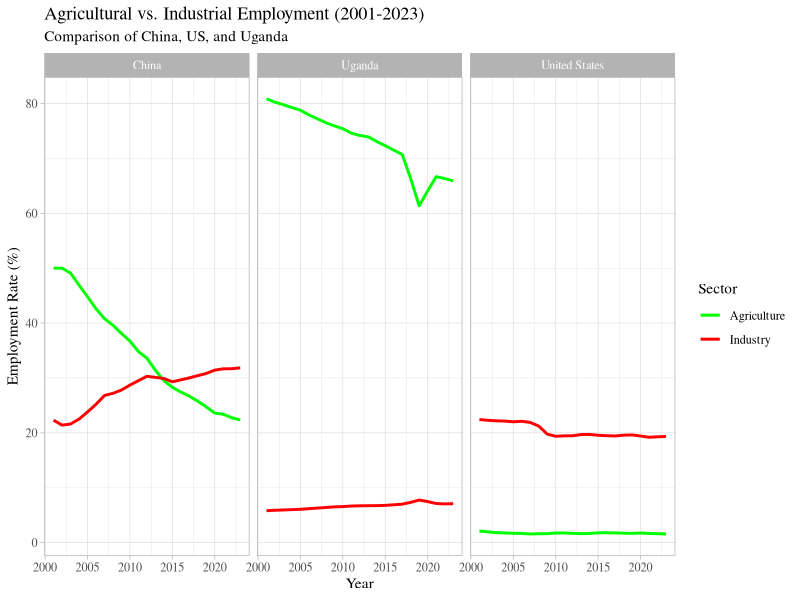
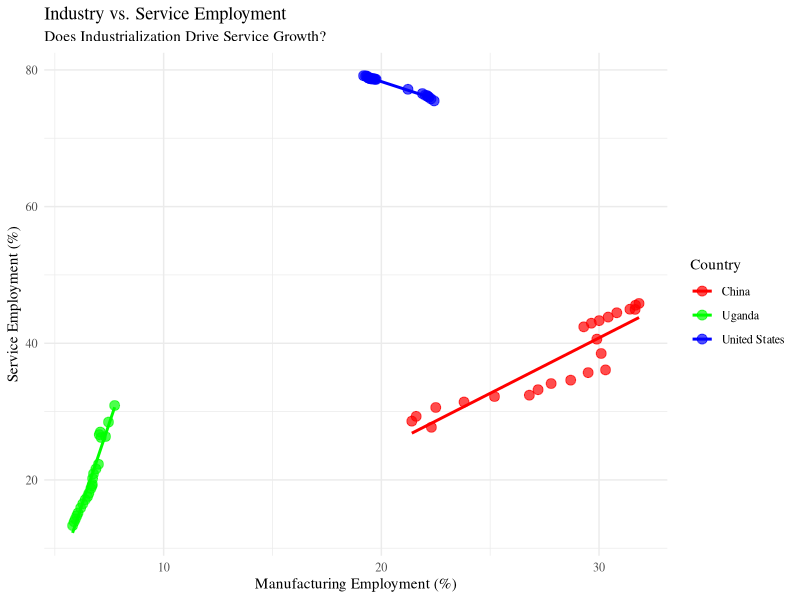
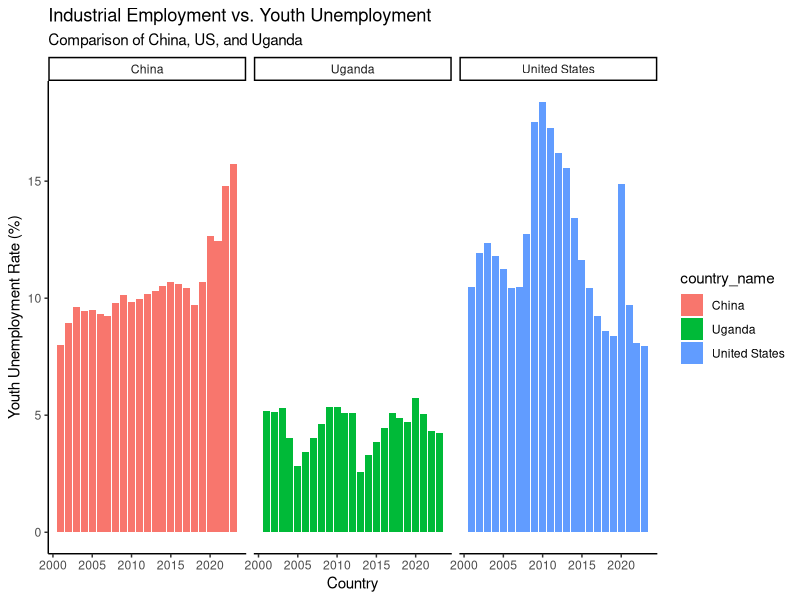
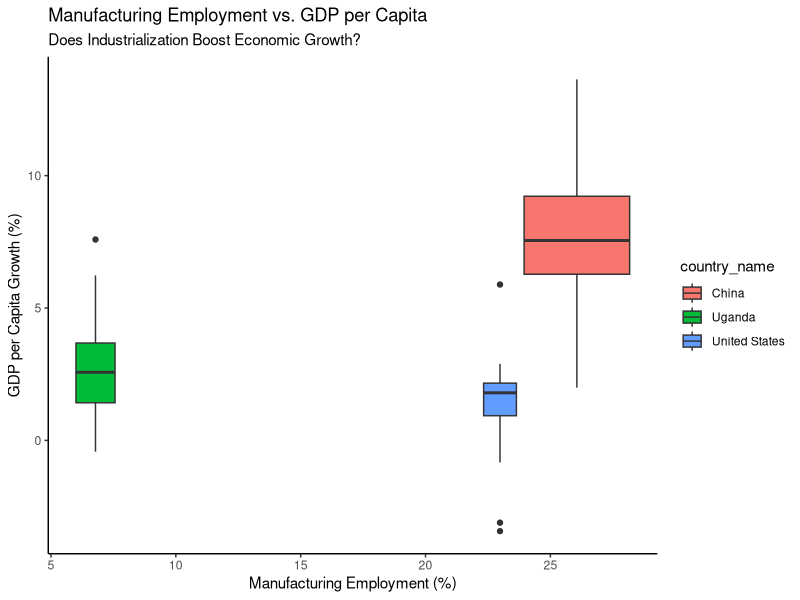

Write R code to recreate these figures, in order.
## ---- chunk 1
# install.packages(c("readxl", "writexl")

library(readxl)
library(writexl)
library(tidyverse)

## ---- chunk 2
data_available_clean <- read_excel("data/available_data.xlsx")

## ---- chunk 3

ggplot(data_available_clean, aes(x = year)) +
  geom_line(aes(y = empl_agri, color = "Agriculture"), size = 1) +
  geom_line(aes(y = empl_industry, color = "Industry"), size = 1) +
  facet_wrap(~ country_name) +
  scale_color_manual(values = c("Agriculture" = "green", "Industry" = "red")) +
  labs(
    title = "Agricultural vs. Industrial Employment (2001-2023)",
    subtitle = "Comparison of China, US, and Uganda",
    x = "Year", 
    y = "Employment Rate (%)", 
    color = "Sector"
       ) +
  theme_light() +
    theme(
    text = element_text(family = "serif")
  )

## ---- chunk 4
ggplot(data_available_clean, aes(x = empl_industry, y = empl_services, color = country_name)) +
  geom_point(size = 3, alpha = 0.7) +
  geom_smooth(method = "lm", se = FALSE) +
  scale_color_manual(values = c("China" = "red", "United States" = "blue", "Uganda" = "green")) +
  labs(
    title = "Industry vs. Service Employment",
    subtitle = "Does Industrialization Drive Service Growth?",
    x = "Manufacturing Employment (%)",
    y = "Service Employment (%)",
    color = "Country"
    ) +
  theme_minimal() +
    theme(
    text = element_text(family = "serif"),
  )


## ---- chunk 5
ggplot(data_available_clean, aes(x = year, y = unemp_youth_total_milo, fill = country_name)) +
  geom_col() +
  # scale_fill_manual(values = c("China" = "blue", "United States" = "red", "Uganda" = "green")) +
  # coord_flip() +
  labs(title = "Industrial Employment vs. Youth Unemployment",
       subtitle = "Comparison of China, US, and Uganda",
       x = "Country", 
       y = "Youth Unemployment Rate (%)") +
  theme_classic() +
  facet_wrap(~ country_name)


## ---- chunk 6

ggplot(data_available_clean, aes(x = empl_industry, y = gdp_percap_growth, fill = country_name)) +
  geom_boxplot() +
  # geom_smooth(method = "lm", se = FALSE) +
  scale_color_manual(values = c("China" = "red", "United States" = "blue", "Uganda" = "green")) +
  labs(title = "Manufacturing Employment vs. GDP per Capita",
       subtitle = "Does Industrialization Boost Economic Growth?",
       x = "Manufacturing Employment (%)",
       y = "GDP per Capita Growth (%)",
       color = "Country", shape = "Country") +
  theme_classic() 

## ---- chunk 7
# Read Original File and Assign it to "data" 

data <- read_excel("data/0_OriginData_World_Development_Indicators.xlsx")

# Pivot longer to convert year columns into a "Year" column

data_long <- data |>
  pivot_longer(
    cols = starts_with("20"), 
    # Select all year columns (2001-2023)
    names_to = "Year",          
    # Move column names to "Year"
    values_to = "Value"
    # Store data values in "Value"
    )        

# Drop NAs contained by these cols

data_long <- data_long |>
  drop_na(`Country Name`, `Country Code`, `Series Code`, `Series Name`)

# Convert Year column to numeric

data_long$Year <- as.numeric(str_extract(data_long$Year, "\\d+"))

# Pivot wider to make Series Name values into separate columns

data_clean <- data_long |>
  select(-"Series Code") |>
  # delete the "Series Code" column
  pivot_wider(names_from = "Series Name", 
              values_from = "Value")

## ---- chunk 8
# Save the data as an Excel file

# write_xlsx(data_clean, "data/1_world_bank_data_clean.xlsx")

## ---- chunk 9
#| code-fold: show

# Define short names for selected variables
data_available <- data_clean %>%
  select(
    country_name                = `Country Name`,
    country_code                = `Country Code`,
    year                        = `Year`,
    changes_inventories         = `Changes in inventories (constant LCU)`,
    cfw_female                  = `Contributing family workers, female (% of female employment) (modeled ILO estimate)`,
    cfw_male                    = `Contributing family workers, male (% of male employment) (modeled ILO estimate)`,
    cfw_total                   = `Contributing family workers, total (% of total employment) (modeled ILO estimate)`,
    employers_female            = `Employers, female (% of female employment) (modeled ILO estimate)`,
    employers_male              = `Employers, male (% of male employment) (modeled ILO estimate)`,
    employers_total             = `Employers, total (% of total employment) (modeled ILO estimate)`,
    empl_agri                 = `Employment in agriculture (% of total employment) (modeled ILO estimate)`,
    empl_agri_female          = `Employment in agriculture, female (% of female employment) (modeled ILO estimate)`,
    empl_agri_male            = `Employment in agriculture, male (% of male employment) (modeled ILO estimate)`,
    empl_industry             = `Employment in industry (% of total employment) (modeled ILO estimate)`,
    empl_industry_female      = `Employment in industry, female (% of female employment) (modeled ILO estimate)`,
    empl_industry_male        = `Employment in industry, male (% of male employment) (modeled ILO estimate)`,
    empl_services             = `Employment in services (% of total employment) (modeled ILO estimate)`,
    empl_services_female      = `Employment in services, female (% of female employment) (modeled ILO estimate)`,
    empl_services_male        = `Employment in services, male (% of male employment) (modeled ILO estimate)`,
    emp_pop_15plus_female_milo  = `Employment to population ratio, 15+, female (%) (modeled ILO estimate)`,
    emp_pop_15plus_female_nat   = `Employment to population ratio, 15+, female (%) (national estimate)`,
    emp_pop_15plus_male_milo    = `Employment to population ratio, 15+, male (%) (modeled ILO estimate)`,
    emp_pop_15plus_male_nat     = `Employment to population ratio, 15+, male (%) (national estimate)`,
    emp_pop_15plus_total_milo   = `Employment to population ratio, 15+, total (%) (modeled ILO estimate)`,
    emp_pop_15plus_total_nat    = `Employment to population ratio, 15+, total (%) (national estimate)`,
    emp_pop_15_24_female_milo   = `Employment to population ratio, ages 15-24, female (%) (modeled ILO estimate)`,
    emp_pop_15_24_female_nat    = `Employment to population ratio, ages 15-24, female (%) (national estimate)`,
    emp_pop_15_24_male_milo     = `Employment to population ratio, ages 15-24, male (%) (modeled ILO estimate)`,
    emp_pop_15_24_male_nat      = `Employment to population ratio, ages 15-24, male (%) (national estimate)`,
    emp_pop_15_24_total_milo    = `Employment to population ratio, ages 15-24, total (%) (modeled ILO estimate)`,
    emp_pop_15_24_total_nat     = `Employment to population ratio, ages 15-24, total (%) (national estimate)`,
    exports_growth              = `Exports of goods and services (annual % growth)`,
    exports_const               = `Exports of goods and services (constant LCU)`,
    final_cons_growth           = `Final consumption expenditure (annual % growth)`,
    final_cons_const            = `Final consumption expenditure (constant LCU)`,
    gdp_const                   = `GDP (constant LCU)`,
    gdp_growth                  = `GDP growth (annual %)`,
    gdp_percap_const            = `GDP per capita (constant LCU)`,
    gdp_percap_growth           = `GDP per capita growth (annual %)`,
    gdp_per_person_employed     = `GDP per person employed (constant 2021 PPP $)`,
    gov_final_cons_growth       = `General government final consumption expenditure (annual % growth)`,
    gov_final_cons_const        = `General government final consumption expenditure (constant LCU)`,
    gni_const                   = `GNI (constant LCU)`,
    gni_growth                  = `GNI growth (annual %)`,
    gni_percap_const            = `GNI per capita (constant LCU)`,
    gni_percap_growth           = `GNI per capita growth (annual %)`,
    gov_exp_edu_pct_gdp         = `Government expenditure on education, total (% of GDP)`,
    gov_exp_edu_pct_gov         = `Government expenditure on education, total (% of government expenditure)`,
    gross_capital_growth        = `Gross capital formation (annual % growth)`,
    gross_capital_const         = `Gross capital formation (constant LCU)`,
    gross_fixed_capital_growth  = `Gross fixed capital formation (annual % growth)`,
    gross_fixed_capital_const   = `Gross fixed capital formation (constant LCU)`,
    gross_national_expenditure  = `Gross national expenditure (constant LCU)`,
    households_cons_growth      = `Households and NPISHs Final consumption expenditure (annual % growth)`,
    households_cons_const       = `Households and NPISHs Final consumption expenditure (constant LCU)`,
    households_cons_percap_growth = `Households and NPISHs Final consumption expenditure per capita growth (annual %)`,
    imports_growth              = `Imports of goods and services (annual % growth)`,
    imports_const               = `Imports of goods and services (constant LCU)`,
    lfpr_15_24_female_milo      = `Labor force participation rate for ages 15-24, female (%) (modeled ILO estimate)`,
    lfpr_15_24_female_nat       = `Labor force participation rate for ages 15-24, female (%) (national estimate)`,
    lfpr_15_24_male_milo        = `Labor force participation rate for ages 15-24, male (%) (modeled ILO estimate)`,
    lfpr_15_24_male_nat         = `Labor force participation rate for ages 15-24, male (%) (national estimate)`,
    lfpr_15_24_total_milo       = `Labor force participation rate for ages 15-24, total (%) (modeled ILO estimate)`,
    lfpr_15_24_total_nat        = `Labor force participation rate for ages 15-24, total (%) (national estimate)`,
    lfpr_female_15plus_milo      = `Labor force participation rate, female (% of female population ages 15+) (modeled ILO estimate)`,
    lfpr_female_15plus_nat       = `Labor force participation rate, female (% of female population ages 15+) (national estimate)`,
    lfpr_female_15_64_milo       = `Labor force participation rate, female (% of female population ages 15-64) (modeled ILO estimate)`,
    lfpr_male_15plus_milo        = `Labor force participation rate, male (% of male population ages 15+) (modeled ILO estimate)`,
    lfpr_male_15plus_nat         = `Labor force participation rate, male (% of male population ages 15+) (national estimate)`,
    lfpr_male_15_64_milo         = `Labor force participation rate, male (% of male population ages 15-64) (modeled ILO estimate)`,
    lfpr_total_15plus_milo       = `Labor force participation rate, total (% of total population ages 15+) (modeled ILO estimate)`,
    lfpr_total_15plus_nat        = `Labor force participation rate, total (% of total population ages 15+) (national estimate)`,
    lfpr_total_15_64_milo        = `Labor force participation rate, total (% of total population ages 15-64) (modeled ILO estimate)`,
    lf_adv_edu_total            = `Labor force with advanced education (% of total working-age population with advanced education)`,
    lf_adv_edu_female           = `Labor force with advanced education, female (% of female working-age population with advanced education)`,
    lf_adv_edu_male             = `Labor force with advanced education, male (% of male working-age population with advanced education)`,
    lf_basic_edu_total          = `Labor force with basic education (% of total working-age population with basic education)`,
    lf_basic_edu_female         = `Labor force with basic education, female (% of female working-age population with basic education)`,
    lf_basic_edu_male           = `Labor force with basic education, male (% of male working-age population with basic education)`,
    lf_intermediate_edu_total   = `Labor force with intermediate education (% of total working-age population with intermediate education)`,
    lf_intermediate_edu_female  = `Labor force with intermediate education, female (% of female working-age population with intermediate education)`,
    lf_intermediate_edu_male    = `Labor force with intermediate education, male (% of male working-age population with intermediate education)`,
    labor_female_pct            = `Labor force, female (% of total labor force)`,
    labor_total                 = `Labor force, total`,
    part_time_female            = `Part time employment, female (% of total female employment)`,
    part_time_male              = `Part time employment, male (% of total male employment)`,
    part_time_total             = `Part time employment, total (% of total employment)`,
    ratio_lfpr_female_male_milo = `Ratio of female to male labor force participation rate (%) (modeled ILO estimate)`,
    ratio_lfpr_female_male_nat  = `Ratio of female to male labor force participation rate (%) (national estimate)`,
    self_employed_female        = `Self-employed, female (% of female employment) (modeled ILO estimate)`,
    self_employed_male          = `Self-employed, male (% of male employment) (modeled ILO estimate)`,
    self_employed_total         = `Self-employed, total (% of total employment) (modeled ILO estimate)`,
    youth_not_in_edu_female     = `Share of youth not in education, employment or training, female (% of female youth population)`,
    youth_not_in_edu_male       = `Share of youth not in education, employment or training, male (% of male youth population)`,
    youth_not_in_edu_total      = `Share of youth not in education, employment or training, total (% of youth population)`,
    unemp_adv_edu_total         = `Unemployment with advanced education (% of total labor force with advanced education)`,
    unemp_adv_edu_female        = `Unemployment with advanced education, female (% of female labor force with advanced education)`,
    unemp_adv_edu_male          = `Unemployment with advanced education, male (% of male labor force with advanced education)`,
    unemp_basic_edu_total       = `Unemployment with basic education (% of total labor force with basic education)`,
    unemp_basic_edu_female      = `Unemployment with basic education, female (% of female labor force with basic education)`,
    unemp_basic_edu_male        = `Unemployment with basic education, male (% of male labor force with basic education)`,
    unemp_inter_edu_total       = `Unemployment with intermediate education (% of total labor force with intermediate education)`,
    unemp_inter_edu_female      = `Unemployment with intermediate education, female (% of female labor force with intermediate education)`,
    unemp_inter_edu_male        = `Unemployment with intermediate education, male (% of male labor force with intermediate education)`,
    unemp_female_milo           = `Unemployment, female (% of female labor force) (modeled ILO estimate)`,
    unemp_female_nat            = `Unemployment, female (% of female labor force) (national estimate)`,
    unemp_male_milo             = `Unemployment, male (% of male labor force) (modeled ILO estimate)`,
    unemp_male_nat              = `Unemployment, male (% of male labor force) (national estimate)`,
    unemp_total_milo            = `Unemployment, total (% of total labor force) (modeled ILO estimate)`,
    unemp_total_nat             = `Unemployment, total (% of total labor force) (national estimate)`,
    unemp_youth_female_milo     = `Unemployment, youth female (% of female labor force ages 15-24) (modeled ILO estimate)`,
    unemp_youth_female_nat      = `Unemployment, youth female (% of female labor force ages 15-24) (national estimate)`,
    unemp_youth_male_milo       = `Unemployment, youth male (% of male labor force ages 15-24) (modeled ILO estimate)`,
    unemp_youth_male_nat        = `Unemployment, youth male (% of male labor force ages 15-24) (national estimate)`,
    unemp_youth_total_milo      = `Unemployment, youth total (% of total labor force ages 15-24) (modeled ILO estimate)`,
    unemp_youth_total_nat       = `Unemployment, youth total (% of total labor force ages 15-24) (national estimate)`,
    vulnerable_emp_female       = `Vulnerable employment, female (% of female employment) (modeled ILO estimate)`,
    vulnerable_emp_male         = `Vulnerable employment, male (% of male employment) (modeled ILO estimate)`,
    vulnerable_emp_total        = `Vulnerable employment, total (% of total employment) (modeled ILO estimate)`,
    wage_workers_female         = `Wage and salaried workers, female (% of female employment) (modeled ILO estimate)`,
    wage_workers_male           = `Wage and salaried workers, male (% of male employment) (modeled ILO estimate)`,
    wage_workers_total          = `Wage and salaried workers, total (% of total employment) (modeled ILO estimate)`
  )

## ---- chunk 10
# Mutate the chr into numeric

data_available_clean <- data_available |> 
  mutate(across(-c(country_name, country_code, year), as.numeric))
  # cut out the first three columns and transfer the rest


# Save final data set as Excel file to analyze

# write_xlsx(data_available_clean, "data/available_data.xlsx")


## ---- chunk 11
#| code-fold: show

codebook <- tribble(
  ~new_variable,                    ~original_variable,                                                    
  "country_name",                   "Country Name",
  "country_code",                   "Country Code",
  "year",                           "Year",
  "changes_inventories",            "Changes in inventories (constant LCU)",
  "cfw_female",                     "Contributing family workers, female (% of female employment) (modeled ILO estimate)",
  "cfw_male",                       "Contributing family workers, male (% of male employment) (modeled ILO estimate)",
  "cfw_total",                      "Contributing family workers, total (% of total employment) (modeled ILO estimate)",
  "employers_female",               "Employers, female (% of female employment) (modeled ILO estimate)",
  "employers_male",                 "Employers, male (% of male employment) (modeled ILO estimate)",
  "employers_total",                "Employers, total (% of total employment) (modeled ILO estimate)",
  "empl_agri",                      "Employment in agriculture (% of total employment) (modeled ILO estimate)",
  "empl_agri_female",               "Employment in agriculture, female (% of female employment) (modeled ILO estimate)",
  "empl_agri_male",                 "Employment in agriculture, male (% of male employment) (modeled ILO estimate)",
  "empl_industry",                  "Employment in industry (% of total employment) (modeled ILO estimate)",
  "empl_industry_female",           "Employment in industry, female (% of female employment) (modeled ILO estimate)",
  "empl_industry_male",             "Employment in industry, male (% of male employment) (modeled ILO estimate)",
  "empl_services",                  "Employment in services (% of total employment) (modeled ILO estimate)",
  "empl_services_female",           "Employment in services, female (% of female employment) (modeled ILO estimate)",
  "empl_services_male",             "Employment in services, male (% of male employment) (modeled ILO estimate)",
  "emp_pop_15plus_female_milo",     "Employment to population ratio, 15+, female (%) (modeled ILO estimate)",
  "emp_pop_15plus_female_nat",      "Employment to population ratio, 15+, female (%) (national estimate)",
  "emp_pop_15plus_male_milo",       "Employment to population ratio, 15+, male (%) (modeled ILO estimate)",
  "emp_pop_15plus_male_nat",        "Employment to population ratio, 15+, male (%) (national estimate)",
  "emp_pop_15plus_total_milo",      "Employment to population ratio, 15+, total (%) (modeled ILO estimate)",
  "emp_pop_15plus_total_nat",       "Employment to population ratio, 15+, total (%) (national estimate)",
  "emp_pop_15_24_female_milo",      "Employment to population ratio, ages 15-24, female (%) (modeled ILO estimate)",
  "emp_pop_15_24_female_nat",       "Employment to population ratio, ages 15-24, female (%) (national estimate)",
  "emp_pop_15_24_male_milo",        "Employment to population ratio, ages 15-24, male (%) (modeled ILO estimate)",
  "emp_pop_15_24_male_nat",         "Employment to population ratio, ages 15-24, male (%) (national estimate)",
  "emp_pop_15_24_total_milo",       "Employment to population ratio, ages 15-24, total (%) (modeled ILO estimate)",
  "emp_pop_15_24_total_nat",        "Employment to population ratio, ages 15-24, total (%) (national estimate)",
  "exports_growth",                 "Exports of goods and services (annual % growth)",
  "exports_const",                  "Exports of goods and services (constant LCU)",
  "final_cons_growth",              "Final consumption expenditure (annual % growth)",
  "final_cons_const",               "Final consumption expenditure (constant LCU)",
  "gdp_const",                      "GDP (constant LCU)",
  "gdp_growth",                     "GDP growth (annual %)",
  "gdp_percap_const",               "GDP per capita (constant LCU)",
  "gdp_percap_growth",              "GDP per capita growth (annual %)",
  "gdp_per_person_employed",        "GDP per person employed (constant 2021 PPP $)",
  "gov_final_cons_growth",          "General government final consumption expenditure (annual % growth)",
  "gov_final_cons_const",           "General government final consumption expenditure (constant LCU)",
  "gni_const",                      "GNI (constant LCU)",
  "gni_growth",                     "GNI growth (annual %)",
  "gni_percap_const",               "GNI per capita (constant LCU)",
  "gni_percap_growth",              "GNI per capita growth (annual %)",
  "gov_exp_edu_pct_gdp",            "Government expenditure on education, total (% of GDP)",
  "gov_exp_edu_pct_gov",            "Government expenditure on education, total (% of government expenditure)",
  "gross_capital_growth",           "Gross capital formation (annual % growth)",
  "gross_capital_const",            "Gross capital formation (constant LCU)",
  "gross_fixed_capital_growth",     "Gross fixed capital formation (annual % growth)",
  "gross_fixed_capital_const",      "Gross fixed capital formation (constant LCU)",
  "gross_national_expenditure",     "Gross national expenditure (constant LCU)",
  "households_cons_growth",         "Households and NPISHs Final consumption expenditure (annual % growth)",
  "households_cons_const",          "Households and NPISHs Final consumption expenditure (constant LCU)",
  "households_cons_percap_growth",  "Households and NPISHs Final consumption expenditure per capita growth (annual %)",
  "imports_growth",                 "Imports of goods and services (annual % growth)",
  "imports_const",                  "Imports of goods and services (constant LCU)",
  "lfpr_15_24_female_milo",         "Labor force participation rate for ages 15-24, female (%) (modeled ILO estimate)",
  "lfpr_15_24_female_nat",          "Labor force participation rate for ages 15-24, female (%) (national estimate)",
  "lfpr_15_24_male_milo",           "Labor force participation rate for ages 15-24, male (%) (modeled ILO estimate)",
  "lfpr_15_24_male_nat",            "Labor force participation rate for ages 15-24, male (%) (national estimate)",
  "lfpr_15_24_total_milo",          "Labor force participation rate for ages 15-24, total (%) (modeled ILO estimate)",
  "lfpr_15_24_total_nat",           "Labor force participation rate for ages 15-24, total (%) (national estimate)",
  "lfpr_female_15plus_milo",        "Labor force participation rate, female (% of female population ages 15+) (modeled ILO estimate)",
  "lfpr_female_15plus_nat",         "Labor force participation rate, female (% of female population ages 15+) (national estimate)",
  "lfpr_female_15_64_milo",         "Labor force participation rate, female (% of female population ages 15-64) (modeled ILO estimate)",
  "lfpr_male_15plus_milo",          "Labor force participation rate, male (% of male population ages 15+) (modeled ILO estimate)",
  "lfpr_male_15plus_nat",           "Labor force participation rate, male (% of male population ages 15+) (national estimate)",
  "lfpr_male_15_64_milo",           "Labor force participation rate, male (% of male population ages 15-64) (modeled ILO estimate)",
  "lfpr_total_15plus_milo",         "Labor force participation rate, total (% of total population ages 15+) (modeled ILO estimate)",
  "lfpr_total_15plus_nat",          "Labor force participation rate, total (% of total population ages 15+) (national estimate)",
  "lfpr_total_15_64_milo",          "Labor force participation rate, total (% of total population ages 15-64) (modeled ILO estimate)",
  "lf_adv_edu_total",               "Labor force with advanced education (% of total working-age population with advanced education)",
  "lf_adv_edu_female",              "Labor force with advanced education, female (% of female working-age population with advanced education)",
  "lf_adv_edu_male",                "Labor force with advanced education, male (% of male working-age population with advanced education)",
  "lf_basic_edu_total",             "Labor force with basic education (% of total working-age population with basic education)",
  "lf_basic_edu_female",            "Labor force with basic education, female (% of female working-age population with basic education)",
  "lf_basic_edu_male",              "Labor force with basic education, male (% of male working-age population with basic education)",
  "lf_intermediate_edu_total",      "Labor force with intermediate education (% of total working-age population with intermediate education)",
  "lf_intermediate_edu_female",     "Labor force with intermediate education, female (% of female working-age population with intermediate education)",
  "lf_intermediate_edu_male",       "Labor force with intermediate education, male (% of male working-age population with intermediate education)",
  "labor_female_pct",               "Labor force, female (% of total labor force)",
  "labor_total",                    "Labor force, total",
  "part_time_female",               "Part time employment, female (% of total female employment)",
  "part_time_male",                 "Part time employment, male (% of total male employment)",
  "part_time_total",                "Part time employment, total (% of total employment)",
  "ratio_lfpr_female_male_milo",     "Ratio of female to male labor force participation rate (%) (modeled ILO estimate)",
  "ratio_lfpr_female_male_nat",      "Ratio of female to male labor force participation rate (%) (national estimate)",
  "self_employed_female",           "Self-employed, female (% of female employment) (modeled ILO estimate)",
  "self_employed_male",             "Self-employed, male (% of male employment) (modeled ILO estimate)",
  "self_employed_total",            "Self-employed, total (% of total employment) (modeled ILO estimate)",
  "youth_not_in_edu_female",        "Share of youth not in education, employment or training, female (% of female youth population)",
  "youth_not_in_edu_male",          "Share of youth not in education, employment or training, male (% of male youth population)",
  "youth_not_in_edu_total",         "Share of youth not in education, employment or training, total (% of youth population)",
  "unemp_adv_edu_total",            "Unemployment with advanced education (% of total labor force with advanced education)",
  "unemp_adv_edu_female",           "Unemployment with advanced education, female (% of female labor force with advanced education)",
  "unemp_adv_edu_male",             "Unemployment with advanced education, male (% of male labor force with advanced education)",
  "unemp_basic_edu_total",          "Unemployment with basic education (% of total labor force with basic education)",
  "unemp_basic_edu_female",         "Unemployment with basic education, female (% of female labor force with basic education)",
  "unemp_basic_edu_male",           "Unemployment with basic education, male (% of male labor force with basic education)",
  "unemp_inter_edu_total",          "Unemployment with intermediate education (% of total labor force with intermediate education)",
  "unemp_inter_edu_female",         "Unemployment with intermediate education, female (% of female labor force with intermediate education)",
  "unemp_inter_edu_male",           "Unemployment with intermediate education, male (% of male labor force with intermediate education)",
  "unemp_female_milo",              "Unemployment, female (% of female labor force) (modeled ILO estimate)",
  "unemp_female_nat",               "Unemployment, female (% of female labor force) (national estimate)",
  "unemp_male_milo",                "Unemployment, male (% of male labor force) (modeled ILO estimate)",
  "unemp_male_nat",                 "Unemployment, male (% of male labor force) (national estimate)",
  "unemp_total_milo",               "Unemployment, total (% of total labor force) (modeled ILO estimate)",
  "unemp_total_nat",                "Unemployment, total (% of total labor force) (national estimate)",
  "unemp_youth_female_milo",        "Unemployment, youth female (% of female labor force ages 15-24) (modeled ILO estimate)",
  "unemp_youth_female_nat",         "Unemployment, youth female (% of female labor force ages 15-24) (national estimate)",
  "unemp_youth_male_milo",          "Unemployment, youth male (% of male labor force ages 15-24) (modeled ILO estimate)",
  "unemp_youth_male_nat",           "Unemployment, youth male (% of male labor force ages 15-24) (national estimate)",
  "unemp_youth_total_milo",         "Unemployment, youth total (% of total labor force ages 15-24) (modeled ILO estimate)",
  "unemp_youth_total_nat",          "Unemployment, youth total (% of total labor force ages 15-24) (national estimate)",
  "vulnerable_emp_female",          "Vulnerable employment, female (% of female employment) (modeled ILO estimate)",
  "vulnerable_emp_male",            "Vulnerable employment, male (% of male employment) (modeled ILO estimate)",
  "vulnerable_emp_total",           "Vulnerable employment, total (% of total employment) (modeled ILO estimate)",
  "wage_workers_female",            "Wage and salaried workers, female (% of female employment) (modeled ILO estimate)",
  "wage_workers_male",              "Wage and salaried workers, male (% of male employment) (modeled ILO estimate)",
  "wage_workers_total",             "Wage and salaried workers, total (% of total employment) (modeled ILO estimate)",
)


# Write the updated codebook to an Excel file

# write_xlsx(codebook, "data/3_codebook_availabledata.xlsx")
